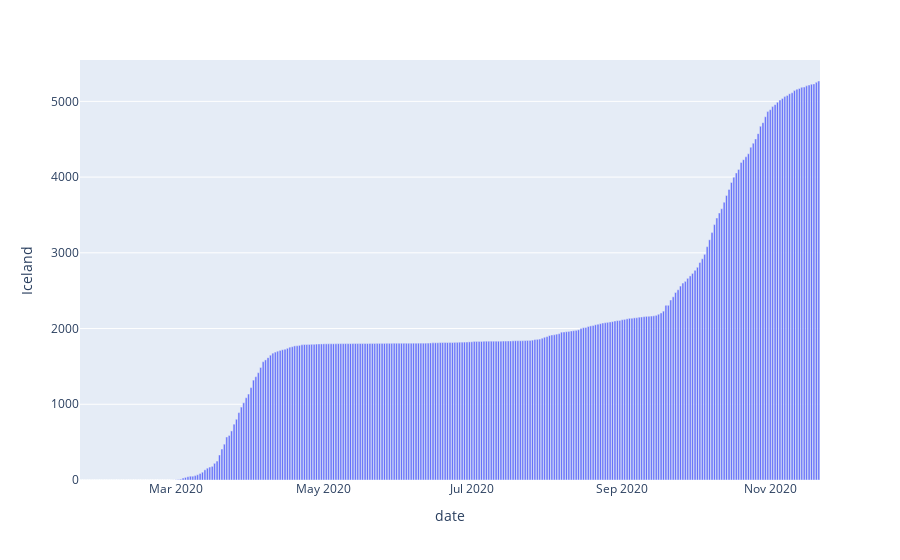

Source (notebook cell):
### Code cell
fig = px.bar(df, x = "date", y = "Iceland")
fig.show()

### Figure 1 — Plotly figure (JSON) as saved in the notebook; plotly's stock layout.template omitted (floating-point values rounded to 4 significant figures; data arrays with more than 128 entries replaced by an {"elided": "..."} marker saying what was removed)
{"data": [{"alignmentgroup": "True", "hovertemplate": "date=%{x}<br>Iceland=%{y}<extra></extra>", "legendgroup": "", "marker": {"color": "#636efa"}, "name": "", "offsetgroup": "", "orientation": "v", "showlegend": false, "textposition": "auto", "type": "bar", "x": {"elided": "305 str values"}, "xaxis": "x", "y": {"elided": "305 int values"}, "yaxis": "y"}], "layout": {"barmode": "relative", "legend": {"tracegroupgap": 0}, "margin": {"t": 60}, "xaxis": {"anchor": "y", "domain": [0, 1], "title": {"text": "date"}}, "yaxis": {"anchor": "x", "domain": [0, 1], "title": {"text": "Iceland"}}}}
